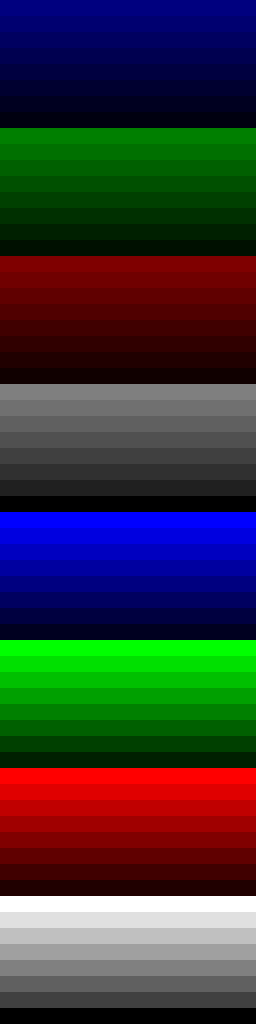

A level layout from a 2D game, rendered from its tile map. Below: a short description, then the map file with its tile-grid data intact:
An orthogonal 16x64 tile map with 16x16 px tiles, 1 tile layer (playfield layer).

<map version="1.10" tiledversion="1.10.2" orientation="orthogonal" renderorder="right-up" width="16" height="64" tilewidth="16" tileheight="16" infinite="0" nextlayerid="2" nextobjectid="1">
 <tileset firstgid="1" source="background_tiles_tileset.tsx" />
 <layer id="1" name="playfield layer" width="16" height="64">
  <data encoding="csv">
64,64,64,64,64,64,64,64,64,64,64,64,64,64,64,64,
63,63,63,63,63,63,63,63,63,63,63,63,63,63,63,63,
62,62,62,62,62,62,62,62,62,62,62,62,62,62,62,62,
61,61,61,61,61,61,61,61,61,61,61,61,61,61,61,61,
60,60,60,60,60,60,60,60,60,60,60,60,60,60,60,60,
59,59,59,59,59,59,59,59,59,59,59,59,59,59,59,59,
58,58,58,58,58,58,58,58,58,58,58,58,58,58,58,58,
57,57,57,57,57,57,57,57,57,57,57,57,57,57,57,57,
56,56,56,56,56,56,56,56,56,56,56,56,56,56,56,56,
55,55,55,55,55,55,55,55,55,55,55,55,55,55,55,55,
54,54,54,54,54,54,54,54,54,54,54,54,54,54,54,54,
53,53,53,53,53,53,53,53,53,53,53,53,53,53,53,53,
52,52,52,52,52,52,52,52,52,52,52,52,52,52,52,52,
51,51,51,51,51,51,51,51,51,51,51,51,51,51,51,51,
50,50,50,50,50,50,50,50,50,50,50,50,50,50,50,50,
49,49,49,49,49,49,49,49,49,49,49,49,49,49,49,49,
48,48,48,48,48,48,48,48,48,48,48,48,48,48,48,48,
47,47,47,47,47,47,47,47,47,47,47,47,47,47,47,47,
46,46,46,46,46,46,46,46,46,46,46,46,46,46,46,46,
45,45,45,45,45,45,45,45,45,45,45,45,45,45,45,45,
44,44,44,44,44,44,44,44,44,44,44,44,44,44,44,44,
43,43,43,43,43,43,43,43,43,43,43,43,43,43,43,43,
42,42,42,42,42,42,42,42,42,42,42,42,42,42,42,42,
41,41,41,41,41,41,41,41,41,41,41,41,41,41,41,41,
40,40,40,40,40,40,40,40,40,40,40,40,40,40,40,40,
39,39,39,39,39,39,39,39,39,39,39,39,39,39,39,39,
38,38,38,38,38,38,38,38,38,38,38,38,38,38,38,38,
37,37,37,37,37,37,37,37,37,37,37,37,37,37,37,37,
36,36,36,36,36,36,36,36,36,36,36,36,36,36,36,36,
35,35,35,35,35,35,35,35,35,35,35,35,35,35,35,35,
34,34,34,34,34,34,34,34,34,34,34,34,34,34,34,34,
33,33,33,33,33,33,33,33,33,33,33,33,33,33,33,33,
32,32,32,32,32,32,32,32,32,32,32,32,32,32,32,32,
31,31,31,31,31,31,31,31,31,31,31,31,31,31,31,31,
30,30,30,30,30,30,30,30,30,30,30,30,30,30,30,30,
29,29,29,29,29,29,29,29,29,29,29,29,29,29,29,29,
28,28,28,28,28,28,28,28,28,28,28,28,28,28,28,28,
27,27,27,27,27,27,27,27,27,27,27,27,27,27,27,27,
26,26,26,26,26,26,26,26,26,26,26,26,26,26,26,26,
25,25,25,25,25,25,25,25,25,25,25,25,25,25,25,25,
24,24,24,24,24,24,24,24,24,24,24,24,24,24,24,24,
23,23,23,23,23,23,23,23,23,23,23,23,23,23,23,23,
22,22,22,22,22,22,22,22,22,22,22,22,22,22,22,22,
21,21,21,21,21,21,21,21,21,21,21,21,21,21,21,21,
20,20,20,20,20,20,20,20,20,20,20,20,20,20,20,20,
19,19,19,19,19,19,19,19,19,19,19,19,19,19,19,19,
18,18,18,18,18,18,18,18,18,18,18,18,18,18,18,18,
17,17,17,17,17,17,17,17,17,17,17,17,17,17,17,17,
16,16,16,16,16,16,16,16,16,16,16,16,16,16,16,16,
15,15,15,15,15,15,15,15,15,15,15,15,15,15,15,15,
14,14,14,14,14,14,14,14,14,14,14,14,14,14,14,14,
13,13,13,13,13,13,13,13,13,13,13,13,13,13,13,13,
12,12,12,12,12,12,12,12,12,12,12,12,12,12,12,12,
11,11,11,11,11,11,11,11,11,11,11,11,11,11,11,11,
10,10,10,10,10,10,10,10,10,10,10,10,10,10,10,10,
9,9,9,9,9,9,9,9,9,9,9,9,9,9,9,9,
8,8,8,8,8,8,8,8,8,8,8,8,8,8,8,8,
7,7,7,7,7,7,7,7,7,7,7,7,7,7,7,7,
6,6,6,6,6,6,6,6,6,6,6,6,6,6,6,6,
5,5,5,5,5,5,5,5,5,5,5,5,5,5,5,5,
4,4,4,4,4,4,4,4,4,4,4,4,4,4,4,4,
3,3,3,3,3,3,3,3,3,3,3,3,3,3,3,3,
2,2,2,2,2,2,2,2,2,2,2,2,2,2,2,2,
1,1,1,1,1,1,1,1,1,1,1,1,1,1,1,1
</data>
 </layer>
</map>
